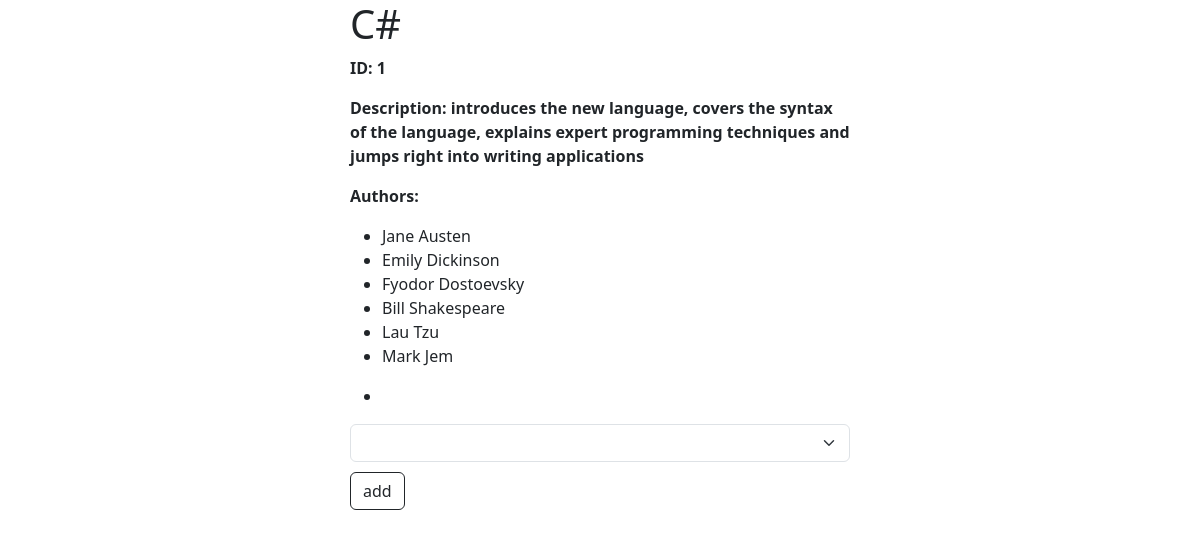
Screenshot of /books/1 with the database file from the repository.
### books_authors_app/models.py (models this page shows)
class Book(models.Model):
    title = models.CharField(max_length=255)
    desc = models.TextField()
    created_at = models.DateTimeField(auto_now_add=True)
    updated_at = models.DateTimeField(auto_now=True)

class Author(models.Model):
    first_name = models.CharField(max_length=45)
    last_name = models.CharField(max_length=45)
    notes = models.TextField()
    books = models.ManyToManyField(Book, related_name='authors')
    created_at = models.DateTimeField(auto_now_add=True)
    updated_at = models.DateTimeField(auto_now=True)

### books_authors_app/views.py (the view)
# urls.py: path('books/<int:id>', views.book_info),
def book_info(request,id):
    context={
        "book": models.books_details(id),
        "authors": models.excluded_authors(id),
    }
    return render(request, 'book.html',context)

### books_authors_app/models.py (called while the page is built)
def books_details(id):
    return Book.objects.get(id=id)

def excluded_authors(id):
    book=Book.objects.get(id=id)
    allauthors=book.authors.all()
    return Author.objects.exclude(id__in=allauthors)

### books_authors_app/templates/book.html (shortened to what this page needs)
<!DOCTYPE html>
<html lang="en">
<head>
    <link href="https://cdn.jsdelivr.net/npm/bootstrap@5.3.3/dist/css/bootstrap.min.css" rel="stylesheet">
    {% load static %}
    <link rel="stylesheet" href="{% static 'css/book.css' %}">
</head>
<body>
    <h1>{{ book.title }}</h1>
    <p class="id">ID: {{ book.id }}</p>
    <p class="desc">Description: {{ book.desc }}</p>
    <p class="author">Authors:</p>
    <ul>
        {% for author in book.authors.all %}
        <li>{{ author.first_name }} {{ author.last_name }}</li>
        {% endfor %}
    </ul>
    <ul>
        <li>{{ request.POST.authors }}</li>
    </ul>
    <form action="/add/{{ book.id }}" method="post">
        <select name="authors" id="authors" placeholder="select an author" class="form-select" >
        </select>
        <button class="btn btn-outline-dark">add</button>
    </form>
</body>
</html>

### books_authors_app/static/css/book.css (style rules this page uses)
body { max-width: 500px; margin: auto; }
.id, .desc, .author { font-weight: bold; }
.btn { margin-top: 10px; }

### rows the page displays
Book: id "1", desc "introduces the new language, covers the syntax of the language, explains expert programming techniques and jumps right into writing applications"
Author: first_name "Jane", last_name "Austen"
Author: first_name "Emily", last_name "Dickinson"
Author: first_name "Fyodor", last_name "Dostoevsky"
Author: first_name "Bill", last_name "Shakespeare"
Author: first_name "Lau", last_name "Tzu"
Author: first_name "Mark", last_name "Jem"
